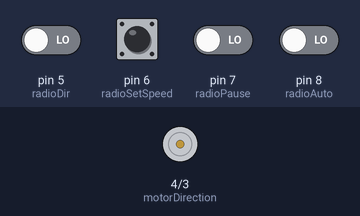
Simulated run of this sketch. Board: Arduino Uno, built with avr-gcc and run on an emulated ATmega328P. On the bench: direction and speed pins drawn as motors (green arrow = direction pin HIGH = forward, orange = LOW = backward, longer = more drive). Inputs (shaded band) come from the test bench; at power-on: pin 5 (radioDir), pin 6 (radioSetSpeed), pin 7 (radioPause), pin 8 (radioAuto) LOW.

Above: at 1.2 s.
1.3 s: pin 6 (radioSetSpeed) pulled HIGH for 1 s
At 1.51 s:
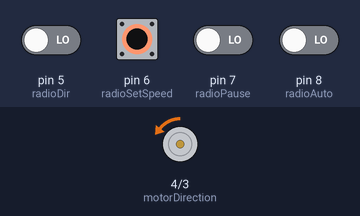
4.3 s: pin 5 (radioDir) driven HIGH
At 5.0 s:
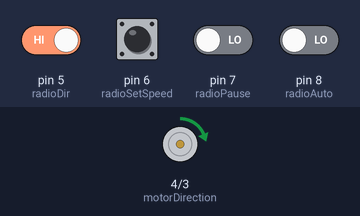
5.8 s: pin 7 (radioPause) driven HIGH
At 6.2 s:
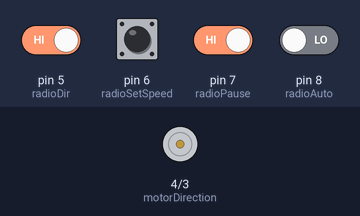
7.3 s: pin 7 (radioPause) driven LOW
At 8.5 s:
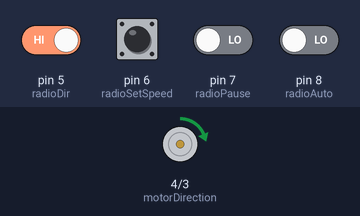
8.8 s: pin 8 (radioAuto) driven HIGH
At 9.6 s:
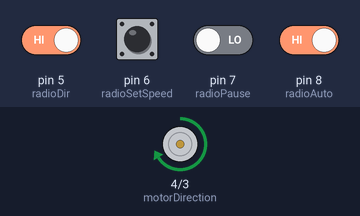
10.3 s: pin 5 (radioDir) driven LOW
At 10.8 s:
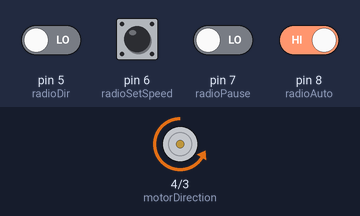
Timing chart, 0 to 12.8 s (numbered marks = the images above; inputs shaded):
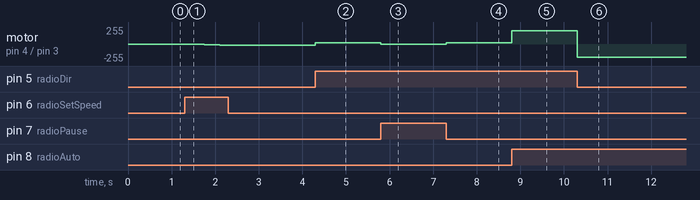

Measured:
- after the input at 1.3 s, motor on pin 4 (motorDirection) / pin 3 (PWM): moves from stopped to backward 19/255 over 0.90 s, starting after 0.10 s
- after the input at 4.3 s, motor on pin 4 (motorDirection) / pin 3 (PWM): backward 19/255 → forward 19/255 at once
- after the input at 5.8 s, motor on pin 4 (motorDirection) / pin 3 (PWM): forward 19/255 → stopped at once
- after the input at 7.3 s, motor on pin 4 (motorDirection) / pin 3 (PWM): stopped → forward 19/255 at once
- after the input at 8.8 s, motor on pin 4 (motorDirection) / pin 3 (PWM): forward 19/255 → forward 200/255 at once
- after the input at 10.3 s, motor on pin 4 (motorDirection) / pin 3 (PWM): forward 200/255 → backward 200/255 at once

The sketch:

PWM.ino
```cpp
int PWM = 3;
int motorDirection = 4;
int radioDir = 5;
int radioSetSpeed = 6;
int radioPause = 7;
int radioAuto = 8;

int motorSpeed = 0;
int dir = LOW;
int speedCheck = LOW;
int count = 0;
int pauseCheck = LOW;
int autoCheck = LOW;
int tempDir = LOW;

void setup()
{
  Serial.begin(9600);
  pinMode(motorDirection, OUTPUT);
  pinMode(PWM, OUTPUT);
  pinMode(radioDir, INPUT);
  pinMode(radioSetSpeed, INPUT);
  pinMode(radioAuto, INPUT);
}

void loop()
{
  pauseCheck = digitalRead(radioPause);
  dir = digitalRead(radioDir);
  autoCheck = digitalRead(radioAuto);

  if(pauseCheck == HIGH)
  {
    analogWrite(PWM, 0);
  }
  else
  {
    if(autoCheck == HIGH)
    {
      analogWrite(PWM, 200);
      digitalWrite(motorDirection, dir);
    }
    else
    {
      speedCheck = digitalRead(radioSetSpeed);

      if (speedCheck == HIGH)
      {
        if (count >= 255)
        {
          count = 255;
        }

        motorSpeed = 0 + count;
        count++;
        if (motorSpeed >= 255)
        {
          count = 255;
        }

        delay(50);
      }
      else
      {
        count = 0;
      }
      analogWrite(PWM, motorSpeed);
      digitalWrite(motorDirection, dir);
    }
  }
}
```
